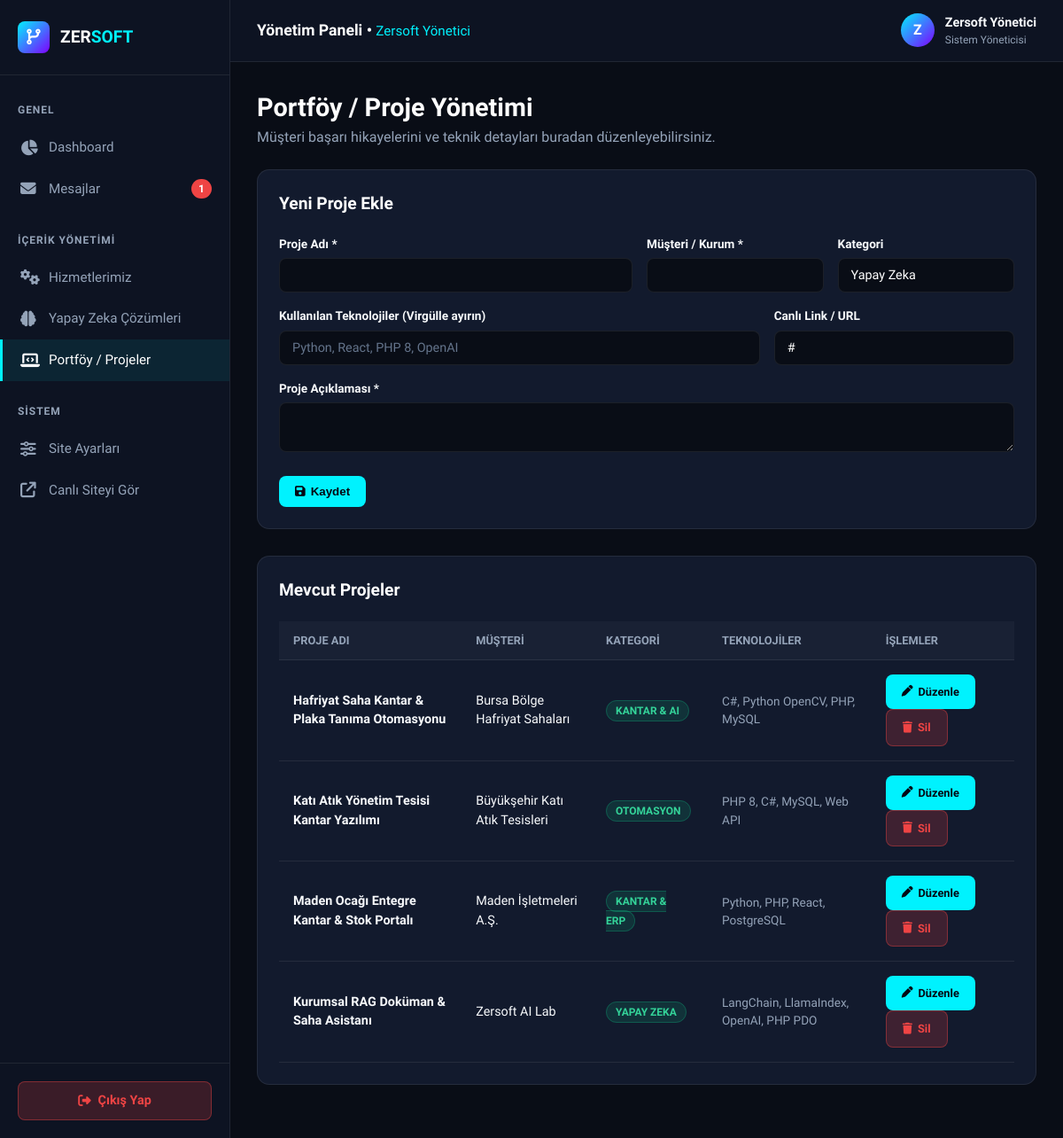
The page /admin/projects.php (signed in) on the database as committed earlier.
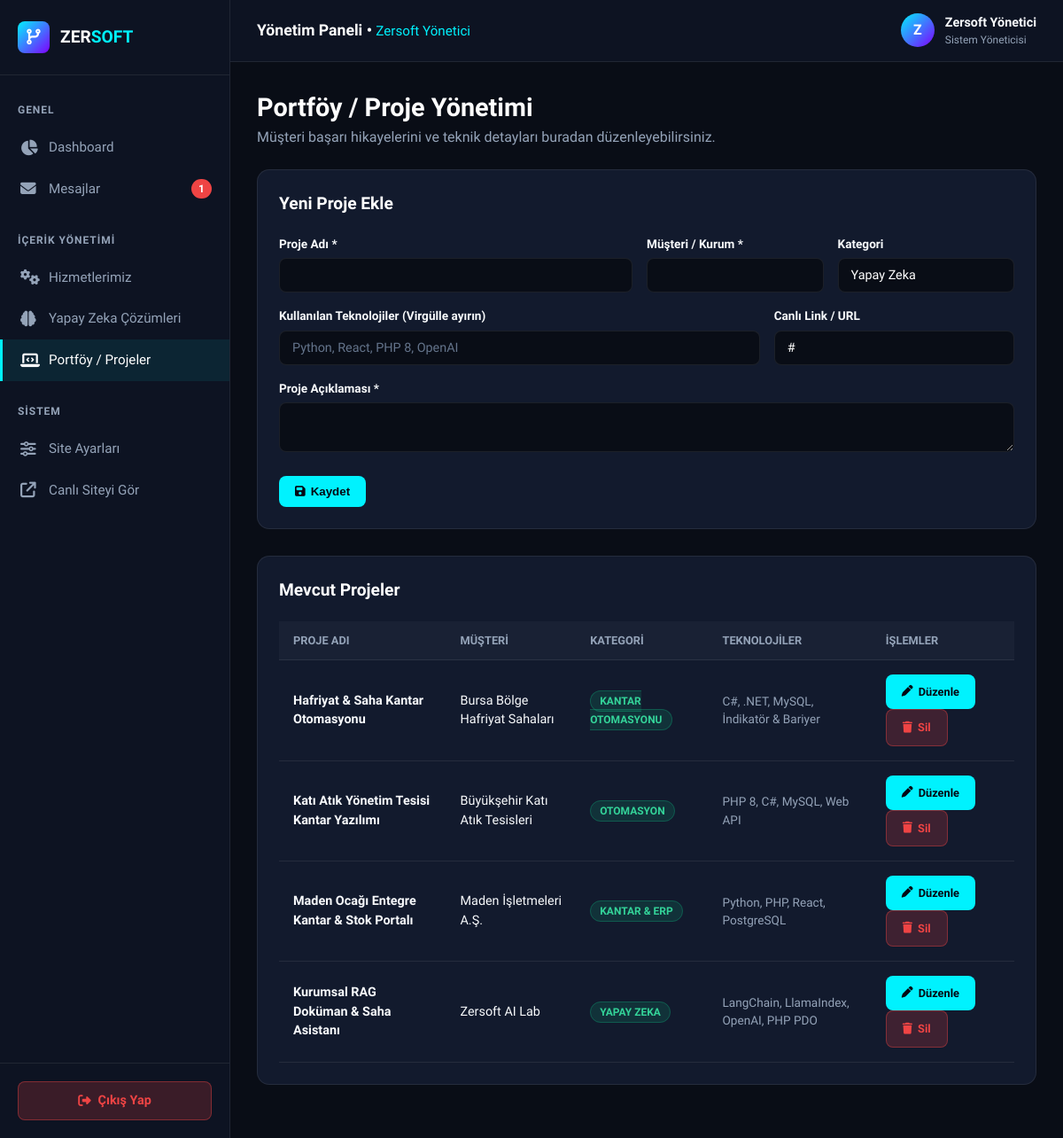
The same page on the database as committed later.
### tables this page shows
CREATE TABLE IF NOT EXISTS `projects` (
  `id` INT AUTO_INCREMENT PRIMARY KEY,
  `title` VARCHAR(150) NOT NULL,
  `client` VARCHAR(100) NOT NULL,
  `category` VARCHAR(50) NOT NULL DEFAULT 'Kantar & AI',
  `tech_stack` VARCHAR(255) NOT NULL,
  `description` TEXT NOT NULL,
  `image_url` VARCHAR(255) DEFAULT '',
  `live_url` VARCHAR(255) DEFAULT '#',
  `sort_order` INT DEFAULT 0,
  `created_at` DATETIME DEFAULT CURRENT_TIMESTAMP
);

### includes/functions.php (called while the page is built, shortened)
<?php
require_once __DIR__ . '/../config/database.php';
function sanitize($data) {
    return htmlspecialchars(trim((string)$data), ENT_QUOTES, 'UTF-8');
}
function generateCSRFToken() {
    return $_SESSION['csrf_token'];
}
function getProjects($limit = null) {
    global $db;
    try {
        $sql = "SELECT * FROM projects ORDER BY sort_order ASC, id DESC";
        $stmt = $db->query($sql);
        return $stmt->fetchAll();
    } catch (Exception $e) {
        return [];
    }
}

### admin/projects.php (the view, shortened to what this page needs)
<?php
require_once __DIR__ . '/header.php';
$editItem = null;
$projects = getProjects();
?>
<div style="margin-bottom: 24px;">
  <h1 style="font-size: 1.8rem; font-weight: 800; color: #fff;">Portföy / Proje Yönetimi</h1>
  <p style="color: var(--admin-text-muted);">Müşteri başarı hikayelerini ve teknik detayları buradan düzenleyebilirsiniz.</p>
</div>
<div class="card-panel">
  <div class="panel-title" style="margin-bottom: 20px;"><?php echo $editItem ? 'Projeyi Düzenle' : 'Yeni Proje Ekle'; ?></div>
  <form action="projects.php" method="POST">
    <div style="display: grid; grid-template-columns: 2fr 1fr 1fr; gap: 16px; margin-bottom: 16px;">
      <div>
        <label style="display: block; font-size: 0.85rem; font-weight: 600; margin-bottom: 6px;">Proje Adı *</label>
        <input type="text" name="title" class="form-control" style="background: #090d16; color: #ffffff;" value="<?php echo sanitize($editItem['title'] ?? ''); ?>" required>
      </div>
      <div>
        <label style="display: block; font-size: 0.85rem; font-weight: 600; margin-bottom: 6px;">Müşteri / Kurum *</label>
        <input type="text" name="client" class="form-control" style="background: #090d16; color: #ffffff;" value="<?php echo sanitize($editItem['client'] ?? ''); ?>" required>
      </div>
      <div>
        <label style="display: block; font-size: 0.85rem; font-weight: 600; margin-bottom: 6px;">Kategori</label>
        <input type="text" name="category" class="form-control" style="background: #090d16; color: #ffffff;" value="<?php echo sanitize($editItem['category'] ?? 'Yapay Zeka'); ?>">
      </div>
    </div>
    <div style="display: grid; grid-template-columns: 2fr 1fr; gap: 16px; margin-bottom: 16px;">
      <div>
        <label style="display: block; font-size: 0.85rem; font-weight: 600; margin-bottom: 6px;">Kullanılan Teknolojiler (Virgülle ayırın)</label>
        <input type="text" name="tech_stack" class="form-control" style="background: #090d16; color: #ffffff;" value="<?php echo sanitize($editItem['tech_stack'] ?? ''); ?>" placeholder="Python, React, PHP 8, OpenAI">
      </div>
      <div>
        <label style="display: block; font-size: 0.85rem; font-weight: 600; margin-bottom: 6px;">Canlı Link / URL</label>
        <input type="text" name="live_url" class="form-control" style="background: #090d16; color: #ffffff;" value="<?php echo sanitize($editItem['live_url'] ?? '#'); ?>">
      </div>
    </div>
    <div style="margin-bottom: 20px;">
      <label style="display: block; font-size: 0.85rem; font-weight: 600; margin-bottom: 6px;">Proje Açıklaması *</label>
      <textarea name="description" class="form-control" style="background: #090d16; color: #ffffff;" required><?php echo sanitize($editItem['description'] ?? ''); ?></textarea>
    </div>
    <button type="submit" class="btn-admin-primary">
      <i class="fa-solid fa-floppy-disk"></i> Kaydet
    </button>
  </form>
</div>
<div class="card-panel">
  <div class="panel-title" style="margin-bottom: 20px;">Mevcut Projeler</div>
  <table class="admin-table">
    <thead>
      <tr>
        <th>Proje Adı</th>
        <th>Müşteri</th>
        <th>Kategori</th>
        <th>Teknolojiler</th>
        <th>İşlemler</th>
      </tr>
    </thead>
    <tbody>
      <?php foreach ($projects as $proj): ?>
        <tr>
          <td><strong><?php echo sanitize($proj['title']); ?></strong></td>
          <td><?php echo sanitize($proj['client']); ?></td>
          <td><span class="status-badge badge-read"><?php echo sanitize($proj['category']); ?></span></td>
          <td style="font-size: 0.85rem; color: var(--admin-text-muted);"><?php echo sanitize($proj['tech_stack']); ?></td>
          <td>
            <a href="projects.php?edit=<?php echo $proj['id']; ?>" class="btn-admin-primary btn-sm"><i class="fa-solid fa-pen"></i> Düzenle</a>
            <a href="projects.php?action=delete&id=<?php echo $proj['id']; ?>&csrf=<?php echo generateCSRFToken(); ?>" onclick="return confirm('Silmek istiyor musunuz?');" class="btn-admin-primary btn-sm btn-danger"><i class="fa-solid fa-trash"></i> Sil</a>
          </td>
        </tr>
      <?php endforeach; ?>
    </tbody>
  </table>
</div>
</main>
</body>
</html>

Rows that differ between the two databases and show on the page:
changed projects "Bursa Bölge Hafriyat Sahaları": title "Hafriyat Saha Kantar & Plaka Tanıma Otomasyonu" → "Hafriyat & Saha Kantar Otomasyonu"; category "KANTAR & AI" → "KANTAR OTOMASYONU"; tech_stack "C#, Python OpenCV, PHP, MySQL" → "C#, .NET, MySQL, İndikatör & Bariyer"
